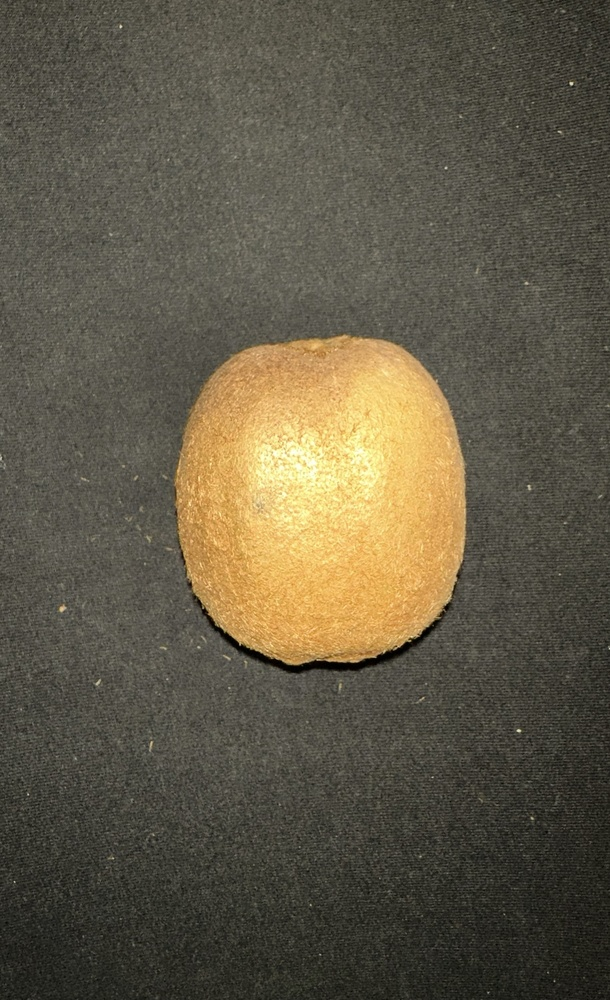
#> input picture Day10/kiwi3.JPG, 610 x 1000 px, shrunk from 1228 x 2012 before the run, found by its file name
$ python hsv2.py
#> lines starting #> are read from the running program, lines starting #| are printed output that depends on the picture; after the words box and inside, x2 and y2 are one past the last pixel; in counts of white or black regions, pixels touching at a corner belong together
#> further down, image is the input picture: shape (1000, 610, 3); mean B, G, R 70.7, 89, 96.3
### fruitfunc/general.py
import numpy as np
import math
import cv2
from PIL import Image
from collections import defaultdict
from scipy.ndimage import laplace


"""
CONTOUR FOR COLOR/TEXTURE:
Reads in the image, gets a contour for the fruit
Returns the img, gray_img, and the mask for the contour
"""
# [17 lines left out: function get_color_texture_contour_data, not called in this run]

"""
CONTOUR FOR HUE/SATURATION:
Reads in the image, gets a contour for the fruit using HSV
Returns the img, hsv_img, and the mask for the contour
"""
# [17 lines left out: function get_hue_saturation_contour_data, not called in this run]

"""
COLOR:
Returns a 1d numpy array with the RGB values within the contour
"""
# [5 lines left out: function get_color_array, not called in this run]

"""
TEXTURE:
Returns a 1d numpy array with the grayscale values within the contour
"""
# [4 lines left out: function get_gray_array, not called in this run]

"""
HUE:
Returns a 1d numpy array with the hue values within the contour
"""
# [4 lines left out: function get_hue_array, not called in this run]

"""
SATURATION:
Returns a 1d numpy array with the saturation values within the contour
"""
# [4 lines left out: function get_saturation_array, not called in this run]

"""
GENERAL MAX VALUE:
It finds the color that most frequently appears in the contour
FOR COLOR: example format returned is [204 204 152] in RGB order, type = numpy.ndarray
FOR TEXTURE: example format returned is 185, type = numpy.uint8
FOR HUE: example format returned is 23, type = numpy.uint8
FOR SATURATION: example format returned is 180, type = numpy.uint8
"""
# [4 lines left out: function get_max_value_from_contour, not called in this run]

# calls the PIL built in function to show a PIL image
def display_PIL(PIL_img):
    PIL_img.show()
    pass

# [3 lines that do not run on import are left out]


"""
PROCESS:
Removes noise from image and cleans up the background
"""
def process_image(img):
# Process the image to remove noise
    kernel = np.ones((3,3),np.uint8)
    img = cv2.erode(img,kernel,iterations = 2)
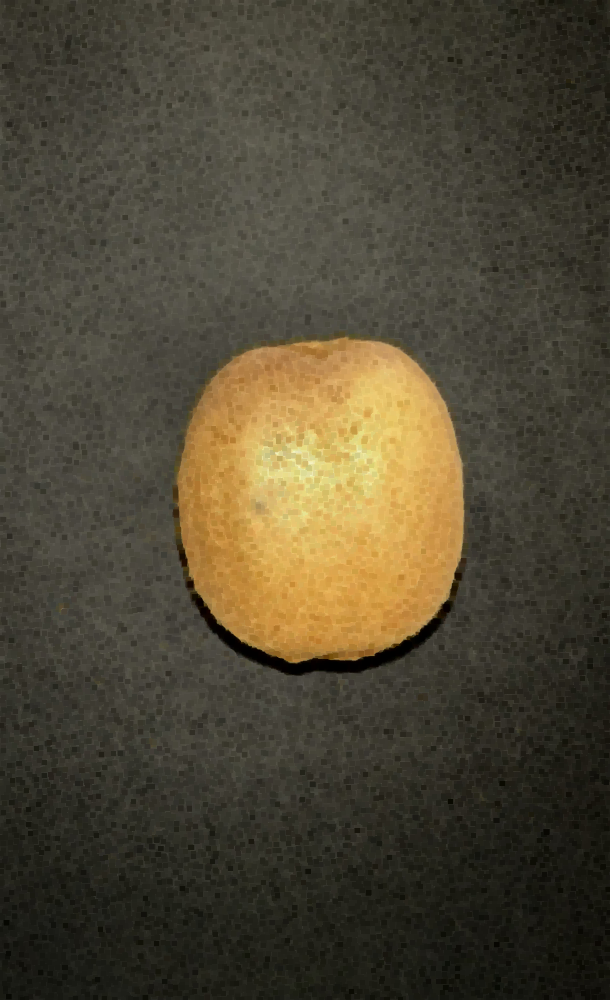
#> img: shape (1000, 610, 3); mean of channels 0, 1, 2 52, 70.3, 77.6; drawn as B, G, R
    img = cv2.dilate(img,kernel,iterations = 1)

    return img

"""
CONVERT BACKGROUND TO WHITE::
Returns an image of the fruit with the background converted to white
"""
def background_to_white(img):

    # Split the image into its color channels
    b, g, r = cv2.split(img)
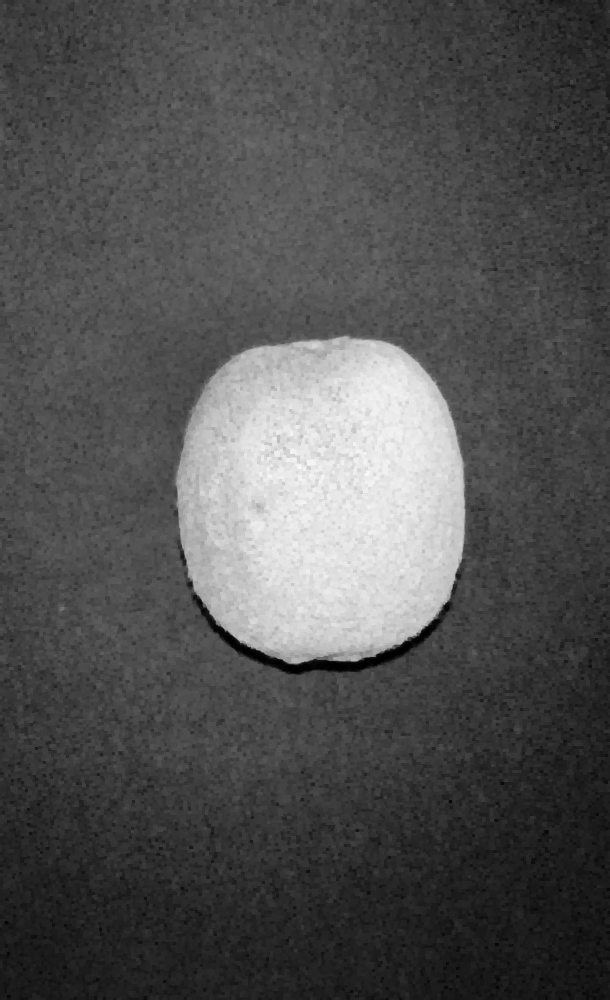
#> r: shape (1000, 610); min 0, max 249, mean 81.5

    # Convert the color channels to grayscale
    gray = cv2.cvtColor(img, cv2.COLOR_BGR2GRAY)

    # Apply a binary threshold to the grayscale image to create a mask
    ret, thresh = cv2.threshold(gray, 0, 255, cv2.THRESH_BINARY_INV+cv2.THRESH_OTSU)
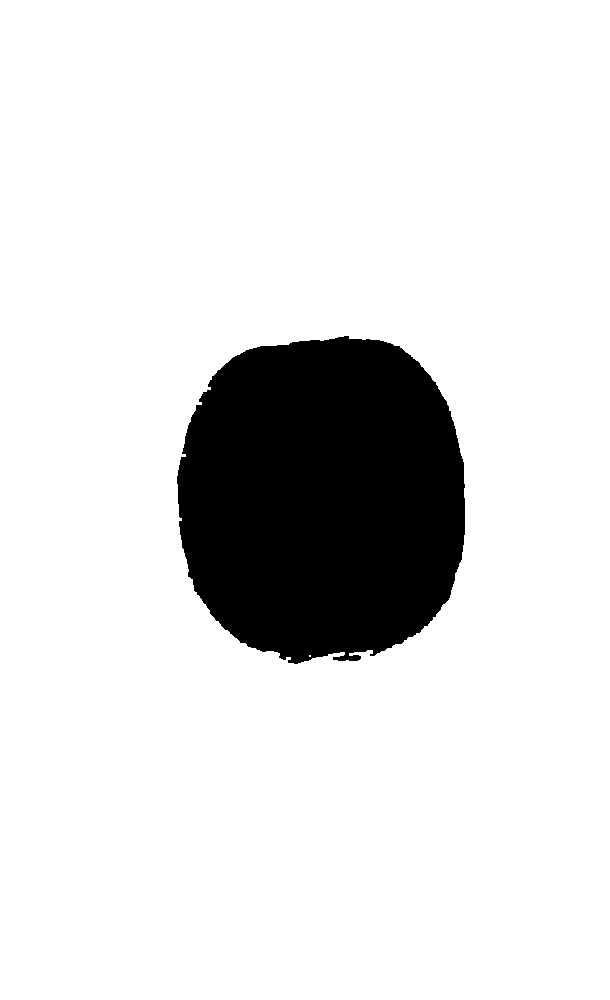
#> thresh: shape (1000, 610); 87.3% white; 1 black region, box (x1, y1, x2, y2) and area: (177, 336, 465, 664) 77362
#> ret = 115

    # Invert the mask so that the object is black and the background is white
    mask = cv2.bitwise_not(thresh)

    # Apply the mask to each color channel
    b = cv2.bitwise_and(b, b, mask=mask)
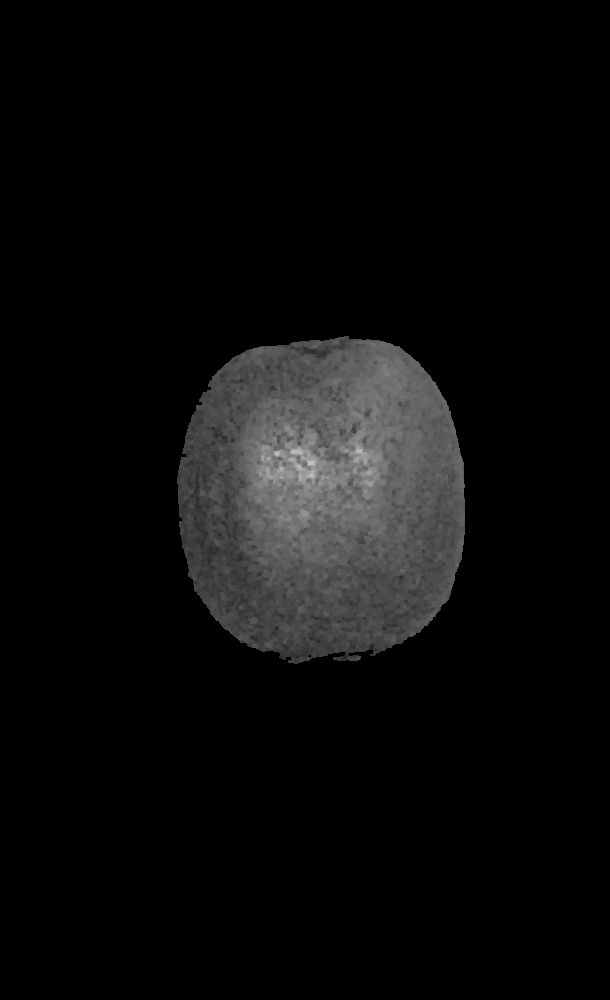
#> b: shape (1000, 610); min 0, max 195, mean 11.3
    g = cv2.bitwise_and(g, g, mask=mask)
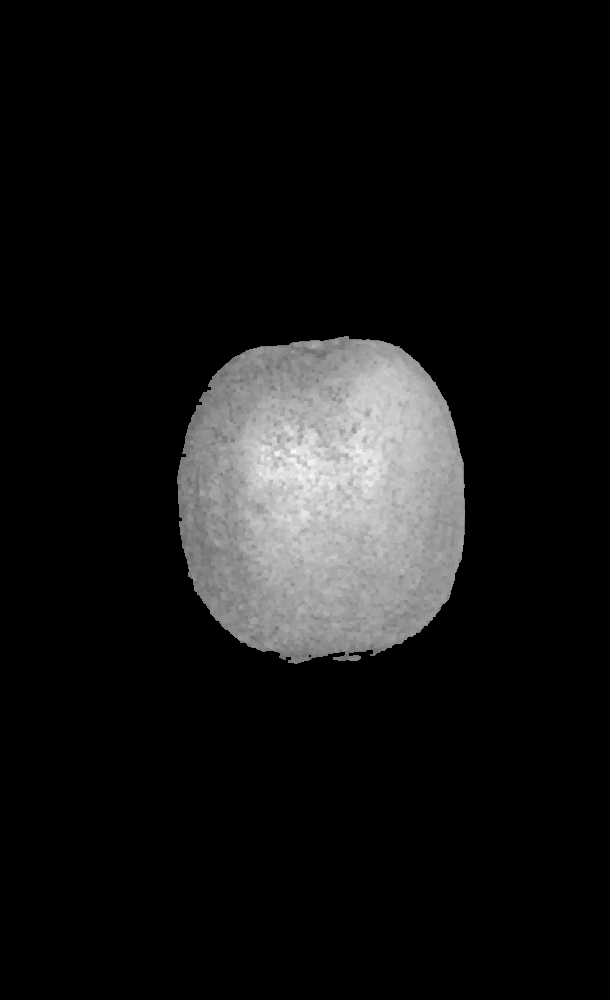
#> g: shape (1000, 610); min 0, max 247, mean 21.1
    r = cv2.bitwise_and(r, r, mask=mask)
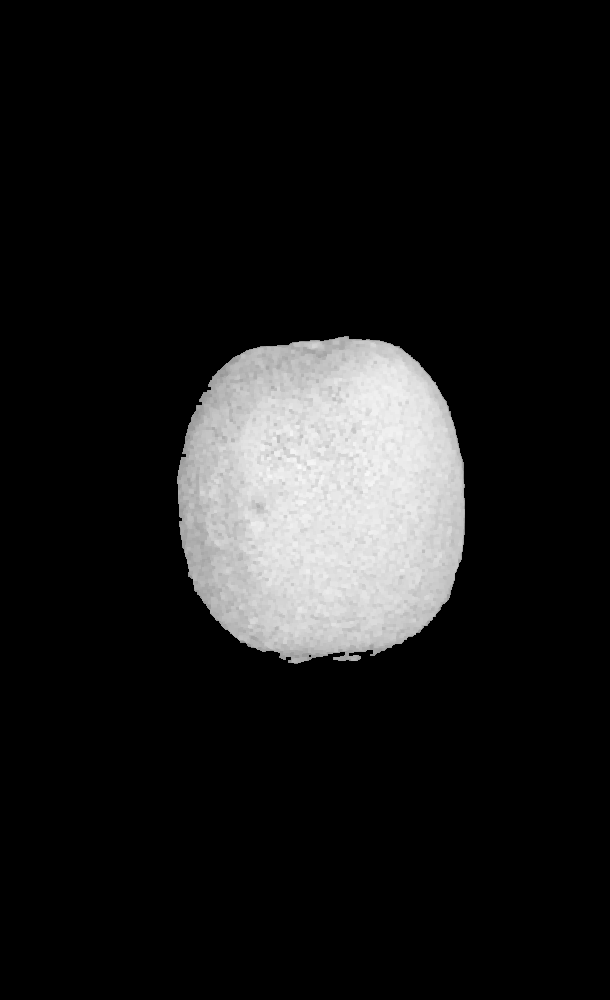
#> r: shape (1000, 610); min 0, max 249, mean 26.7

    # Merge the color channels back into a single image
    result = cv2.merge((b, g, r))

    # Apply the mask to the background
    background = np.full(img.shape, 255, dtype=np.uint8)
    background = cv2.bitwise_and(background, background, mask=thresh)

    # Add the masked object to the masked background
    result = cv2.add(result, background)
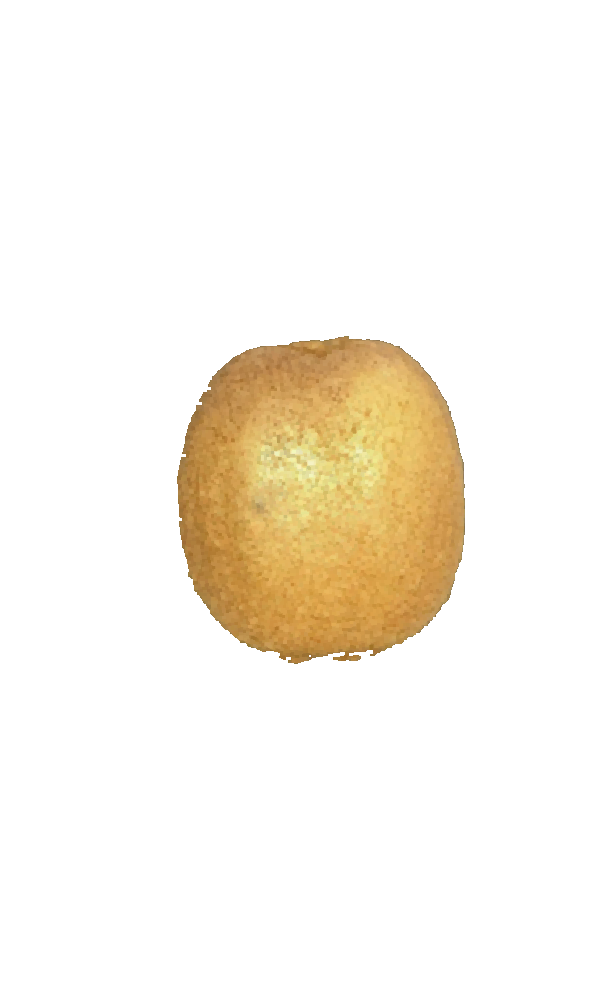
#> result: shape (1000, 610, 3); mean B, G, R 234, 243.8, 249.4

    return result


"""
BLEMISHES:
Returns a score between 0 and 1 calculated by the number of blemish pixels in object
"""

# [35 lines left out: function blemishes_score, not called in this run]

### hsv2.py
import cv2
import numpy as np

from fruitfunc.general import background_to_white, process_image


def mousehsv(event,x,y,flags,param):
    if event == cv2.EVENT_LBUTTONDOWN: #checks mouse left button down condition
        colorsB = image[y,x,0]
        colorsG = image[y,x,1]
        colorsR = image[y,x,2]
        colors = image[y,x]
        hsv_value= np.uint8([[[colorsB ,colorsG,colorsR ]]])
        hsv = cv2.cvtColor(hsv_value,cv2.COLOR_BGR2HSV)
        print ("HSV : " ,hsv)
        print("Red: ",colorsR)
        print("Green: ",colorsG)
        print("Blue: ",colorsB)
        print("BRG Format: ",colors)
        print("Coordinates of pixel: X: ",x,"Y: ",y)

image = cv2.imread('/Users/jay/Desktop/Project Fruit/Day10/kiwi3.JPG')
image = process_image(image)
image = background_to_white(image)
cv2.namedWindow('mouseRGB')
cv2.setMouseCallback('mouseRGB',mousehsv)

while(1):
    cv2.imshow('mouseRGB',image)
    if cv2.waitKey(20) & 0xFF == 27:
#> (key Esc is pressed here)
        break
cv2.destroyAllWindows()

$ run again, with Day10/kiwi1.JPG copied over Day10/kiwi3.JPG
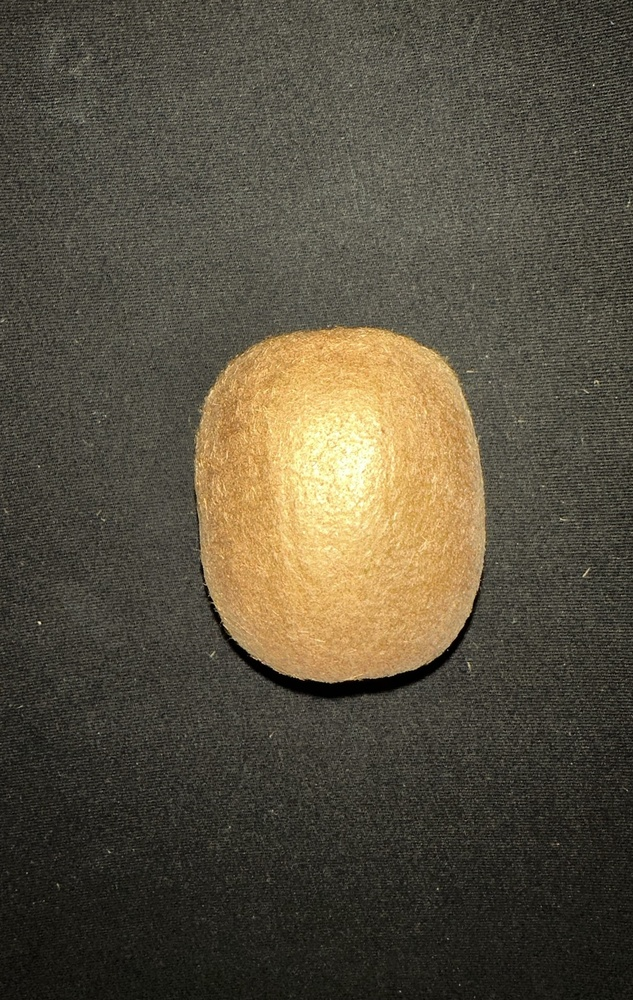
#> input picture Day10/kiwi1.JPG, 633 x 1000 px, shrunk from 1231 x 1945 before the run, found by its file name
#> image is the input picture: shape (1000, 633, 3); mean B, G, R 63.3, 80, 87.3
#> in background_to_white, `ret, thresh = cv2.threshold(gray, 0, 255, cv2.THRESH_BINARY_INV+cv2.TH..`:
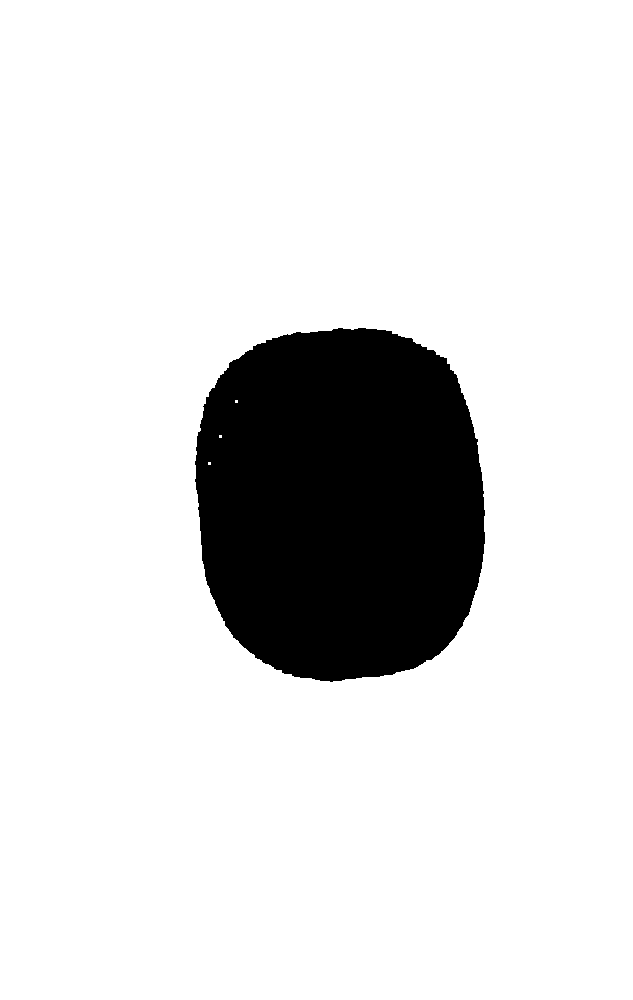
#> thresh: shape (1000, 633); 86.4% white; 1 black region, box (x1, y1, x2, y2) and area: (195, 328, 485, 682) 85890
#> ret = 100
#> in background_to_white, `result = cv2.add(result, background)`:
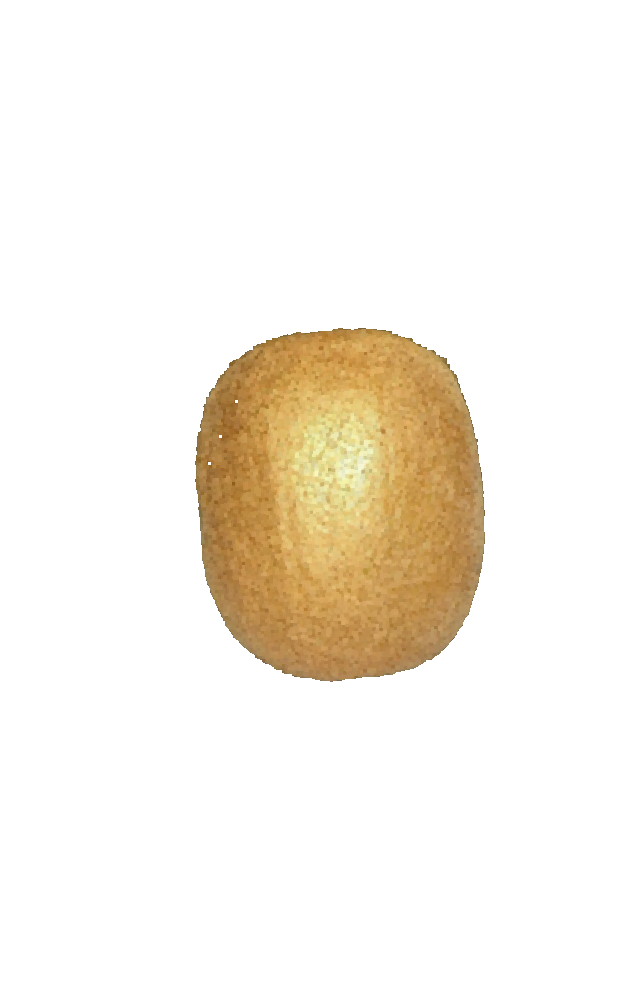
#> result: shape (1000, 633, 3); mean B, G, R 232.3, 241.6, 247.3

$ run again, with Day10/kiwi2.JPG copied over Day10/kiwi3.JPG
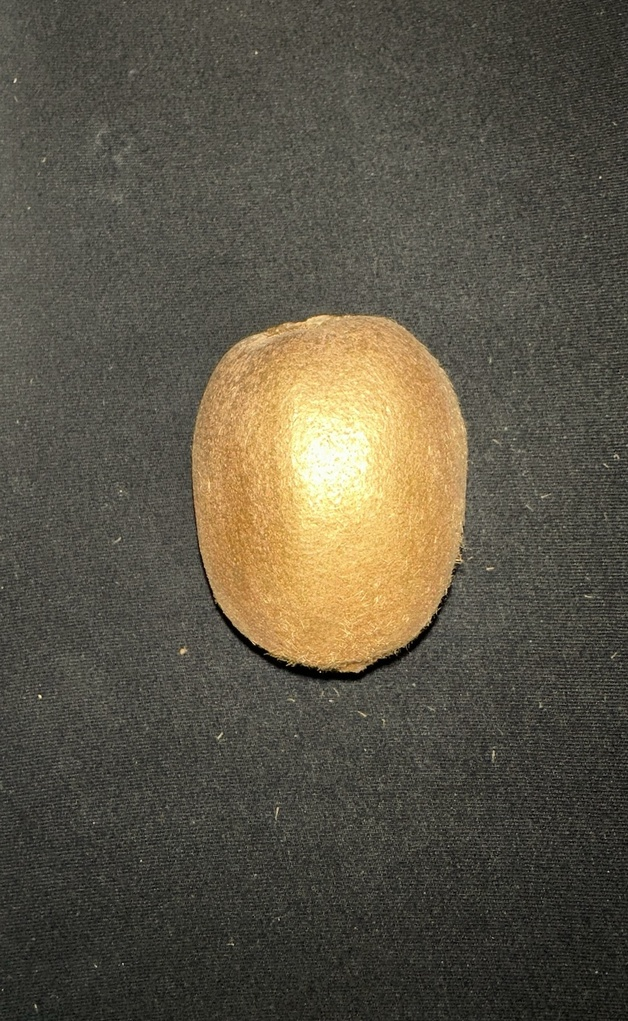
#> input picture Day10/kiwi2.JPG, 628 x 1021 px, shrunk from 1150 x 1869 before the run, found by its file name
#> image is the input picture: shape (1021, 628, 3); mean B, G, R 69.8, 84.9, 90.8
#> in background_to_white, `ret, thresh = cv2.threshold(gray, 0, 255, cv2.THRESH_BINARY_INV+cv2.TH..`:
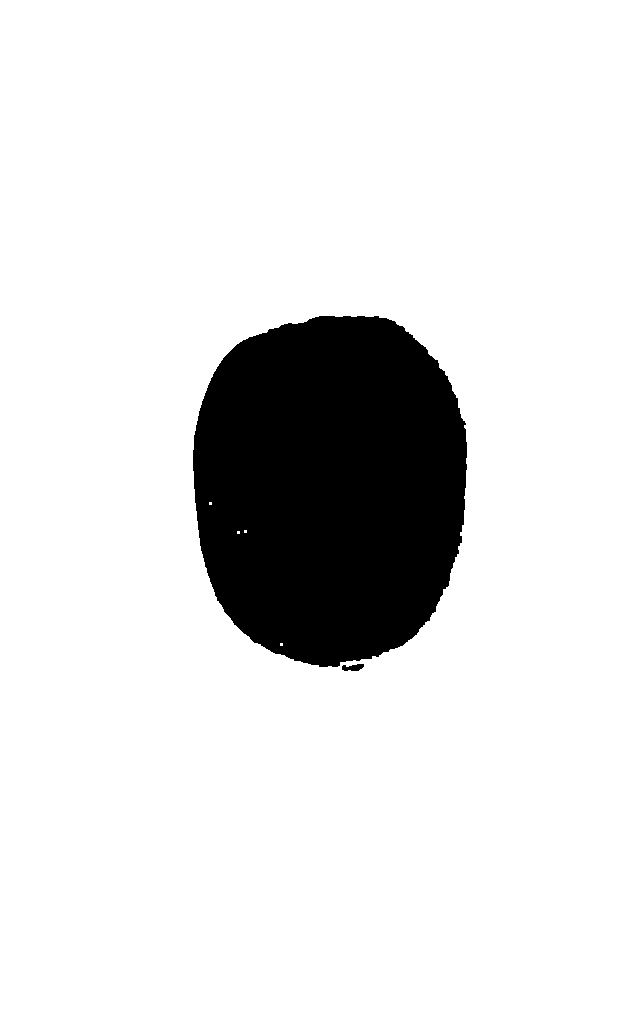
#> thresh: shape (1021, 628); 87.7% white; 2 black regions, box (x1, y1, x2, y2) and area: (193, 316, 467, 667) 78842, (342, 664, 364, 671) 112
#> ret = 107
#> in background_to_white, `result = cv2.add(result, background)`:
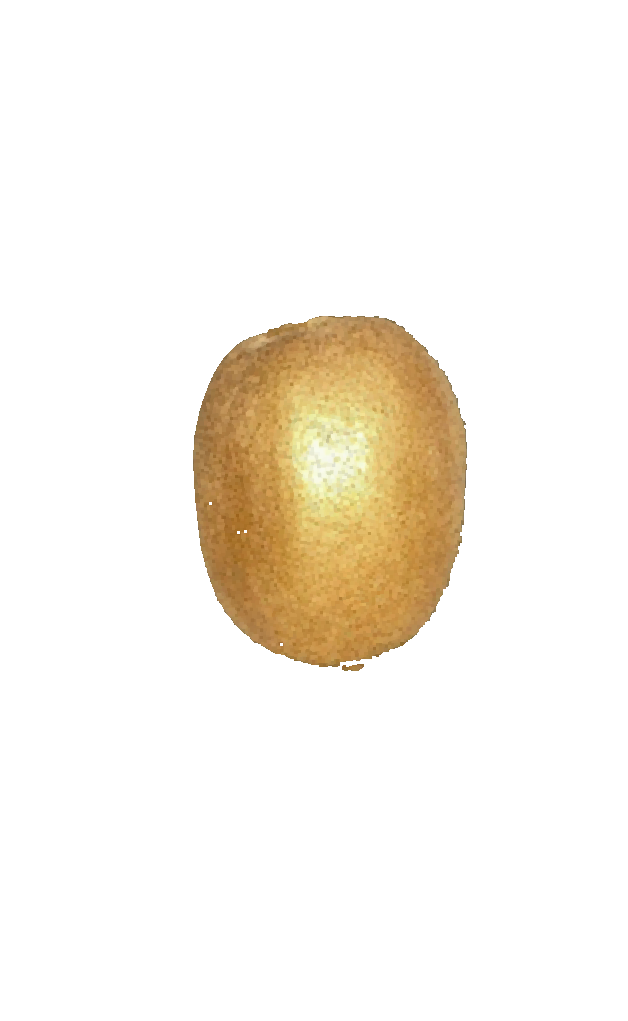
#> result: shape (1021, 628, 3); mean B, G, R 234.6, 243.1, 248.2
